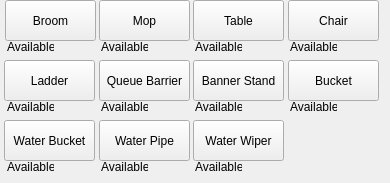
     <widget class="QWidget" name="tab_fac">
      <attribute name="title">
       <string>Facilities</string>
      </attribute>
      <widget class="QLabel" name="label_30">
       <property name="geometry">
        <rect>
         <x>195</x>
         <y>40</y>
         <width>47</width>
         <height>13</height>
        </rect>
       </property>
       <property name="text">
        <string>Available: </string>
       </property>
      </widget>
      <widget class="QLabel" name="fac0025_lbl">
       <property name="geometry">
        <rect>
         <x>151</x>
         <y>38</y>
         <width>41</width>
         <height>16</height>
        </rect>
       </property>
       <property name="text">
        <string/>
       </property>
      </widget>
      <widget class="QLabel" name="fac0030_lbl">
       <property name="geometry">
        <rect>
         <x>245</x>
         <y>98</y>
         <width>41</width>
         <height>16</height>
        </rect>
       </property>
       <property name="text">
        <string/>
       </property>
      </widget>
      <widget class="QPushButton" name="btn_bannerstand">
       <property name="geometry">
        <rect>
         <x>193</x>
         <y>60</y>
         <width>91</width>
         <height>41</height>
        </rect>
       </property>
       <property name="cursor">
        <cursorShape>PointingHandCursor</cursorShape>
       </property>
       <property name="text">
        <string>Banner Stand</string>
       </property>
      </widget>
      <widget class="QLabel" name="label_33">
       <property name="geometry">
        <rect>
         <x>290</x>
         <y>100</y>
         <width>47</width>
         <height>13</height>
        </rect>
       </property>
       <property name="text">
        <string>Available: </string>
       </property>
      </widget>
      <widget class="QPushButton" name="btn_waterwiper">
       <property name="geometry">
        <rect>
         <x>193</x>
         <y>120</y>
         <width>91</width>
         <height>41</height>
        </rect>
       </property>
       <property name="cursor">
        <cursorShape>PointingHandCursor</cursorShape>
       </property>
       <property name="text">
        <string>Water Wiper</string>
       </property>
      </widget>
      <widget class="QLabel" name="fac0029_lbl">
       <property name="geometry">
        <rect>
         <x>151</x>
         <y>98</y>
         <width>41</width>
         <height>16</height>
        </rect>
       </property>
       <property name="text">
        <string/>
       </property>
      </widget>
      <widget class="QPushButton" name="btn_chair">
       <property name="geometry">
        <rect>
         <x>288</x>
         <y>0</y>
         <width>91</width>
         <height>41</height>
        </rect>
       </property>
       <property name="cursor">
        <cursorShape>PointingHandCursor</cursorShape>
       </property>
       <property name="text">
        <string>Chair</string>
       </property>
      </widget>
      <widget class="QPushButton" name="btn_ladder">
       <property name="geometry">
        <rect>
         <x>4</x>
         <y>60</y>
         <width>91</width>
         <height>41</height>
        </rect>
       </property>
       <property name="cursor">
        <cursorShape>PointingHandCursor</cursorShape>
       </property>
       <property name="text">
        <string>Ladder</string>
       </property>
      </widget>
      <widget class="QLabel" name="fac0027_lbl">
       <property name="geometry">
        <rect>
         <x>340</x>
         <y>38</y>
         <width>41</width>
         <height>16</height>
        </rect>
       </property>
       <property name="text">
        <string/>
       </property>
      </widget>
      <widget class="QLabel" name="label_28">
       <property name="geometry">
        <rect>
         <x>101</x>
         <y>40</y>
         <width>47</width>
         <height>13</height>
        </rect>
       </property>
       <property name="text">
        <string>Available: </string>
       </property>
      </widget>
      <widget class="QLabel" name="fac0024_lbl">
       <property name="geometry">
        <rect>
         <x>57</x>
         <y>38</y>
         <width>41</width>
         <height>16</height>
        </rect>
       </property>
       <property name="text">
        <string/>
       </property>
      </widget>
      <widget class="QPushButton" name="btn_waterbucket">
       <property name="geometry">
        <rect>
         <x>4</x>
         <y>120</y>
         <width>91</width>
         <height>41</height>
        </rect>
       </property>
       <property name="cursor">
        <cursorShape>PointingHandCursor</cursorShape>
       </property>
       <property name="text">
        <string>Water Bucket</string>
       </property>
      </widget>
      <widget class="QLabel" name="label_29">
       <property name="geometry">
        <rect>
         <x>7</x>
         <y>40</y>
         <width>47</width>
         <height>13</height>
        </rect>
       </property>
       <property name="text">
        <string>Available: </string>
       </property>
      </widget>
      <widget class="QLabel" name="fac0026_lbl">
       <property name="geometry">
        <rect>
         <x>245</x>
         <y>38</y>
         <width>41</width>
         <height>16</height>
        </rect>
       </property>
       <property name="text">
        <string/>
       </property>
      </widget>
      <widget class="QLabel" name="label_36">
       <property name="geometry">
        <rect>
         <x>195</x>
         <y>160</y>
         <width>47</width>
         <height>13</height>
        </rect>
       </property>
       <property name="text">
        <string>Available: </string>
       </property>
      </widget>
      <widget class="QPushButton" name="btn_broom">
       <property name="geometry">
        <rect>
         <x>5</x>
         <y>0</y>
         <width>91</width>
         <height>41</height>
        </rect>
       </property>
       <property name="cursor">
        <cursorShape>PointingHandCursor</cursorShape>
       </property>
       <property name="text">
        <string>Broom</string>
       </property>
      </widget>
      <widget class="QLabel" name="fac0028_lbl">
       <property name="geometry">
        <rect>
         <x>57</x>
         <y>98</y>
         <width>41</width>
         <height>16</height>
        </rect>
       </property>
       <property name="text">
        <string/>
       </property>
      </widget>
      <widget class="QLabel" name="label_37">
       <property name="geometry">
        <rect>
         <x>101</x>
         <y>160</y>
         <width>47</width>
         <height>13</height>
        </rect>
       </property>
       <property name="text">
        <string>Available: </string>
       </property>
      </widget>
      <widget class="QLabel" name="fac0033_lbl">
       <property name="geometry">
        <rect>
         <x>151</x>
         <y>158</y>
         <width>41</width>
         <height>16</height>
        </rect>
       </property>
       <property name="text">
        <string/>
       </property>
      </widget>
      <widget class="QLabel" name="label_38">
       <property name="geometry">
        <rect>
         <x>7</x>
         <y>160</y>
         <width>47</width>
         <height>13</height>
        </rect>
       </property>
       <property name="text">
        <string>Available: </string>
       </property>
      </widget>
      <widget class="QLabel" name="fac0031_lbl">
       <property name="geometry">
        <rect>
         <x>340</x>
         <y>98</y>
         <width>41</width>
         <height>16</height>
        </rect>
       </property>
       <property name="text">
        <string/>
       </property>
      </widget>
      <widget class="QPushButton" name="btn_waterpipe">
       <property name="geometry">
        <rect>
         <x>99</x>
         <y>120</y>
         <width>91</width>
         <height>41</height>
        </rect>
       </property>
       <property name="cursor">
        <cursorShape>PointingHandCursor</cursorShape>
       </property>
       <property name="text">
        <string>Water Pipe</string>
       </property>
      </widget>
      <widget class="QLabel" name="fac0032_lbl">
       <property name="geometry">
        <rect>
         <x>57</x>
         <y>158</y>
         <width>41</width>
         <height>16</height>
        </rect>
       </property>
       <property name="text">
        <string/>
       </property>
      </widget>
      <widget class="QLabel" name="fac0034_lbl">
       <property name="geometry">
        <rect>
         <x>245</x>
         <y>158</y>
         <width>41</width>
         <height>16</height>
        </rect>
       </property>
       <property name="text">
        <string/>
       </property>
      </widget>
      <widget class="QLabel" name="label_34">
       <property name="geometry">
        <rect>
         <x>7</x>
         <y>100</y>
         <width>47</width>
         <height>13</height>
        </rect>
       </property>
       <property name="text">
        <string>Available: </string>
       </property>
      </widget>
      <widget class="QPushButton" name="btn_queuebarrier">
       <property name="geometry">
        <rect>
         <x>99</x>
         <y>60</y>
         <width>91</width>
         <height>41</height>
        </rect>
       </property>
       <property name="cursor">
        <cursorShape>PointingHandCursor</cursorShape>
       </property>
       <property name="text">
        <string>Queue Barrier</string>
       </property>
      </widget>
      <widget class="QLabel" name="label_35">
       <property name="geometry">
        <rect>
         <x>195</x>
         <y>100</y>
         <width>47</width>
         <height>13</height>
        </rect>
       </property>
       <property name="text">
        <string>Available: </string>
       </property>
      </widget>
      <widget class="QLabel" name="label_32">
       <property name="geometry">
        <rect>
         <x>101</x>
         <y>100</y>
         <width>47</width>
         <height>13</height>
        </rect>
       </property>
       <property name="text">
        <string>Available: </string>
       </property>
      </widget>
      <widget class="QPushButton" name="btn_mop">
       <property name="geometry">
        <rect>
         <x>99</x>
         <y>0</y>
         <width>91</width>
         <height>41</height>
        </rect>
       </property>
       <property name="cursor">
        <cursorShape>PointingHandCursor</cursorShape>
       </property>
       <property name="text">
        <string>Mop</string>
       </property>
      </widget>
      <widget class="QPushButton" name="btn_table">
       <property name="geometry">
        <rect>
         <x>193</x>
         <y>0</y>
         <width>91</width>
         <height>41</height>
        </rect>
       </property>
       <property name="cursor">
        <cursorShape>PointingHandCursor</cursorShape>
       </property>
       <property name="text">
        <string>Table</string>
       </property>
      </widget>
      <widget class="QPushButton" name="btn_bucket">
       <property name="geometry">
        <rect>
         <x>288</x>
         <y>60</y>
         <width>91</width>
         <height>41</height>
        </rect>
       </property>
       <property name="cursor">
        <cursorShape>PointingHandCursor</cursorShape>
       </property>
       <property name="text">
        <string>Bucket</string>
       </property>
      </widget>
      <widget class="QLabel" name="label_31">
       <property name="geometry">
        <rect>
         <x>290</x>
         <y>40</y>
         <width>47</width>
         <height>13</height>
        </rect>
       </property>
       <property name="text">
        <string>Available: </string>
       </property>
      </widget>
     </widget>
